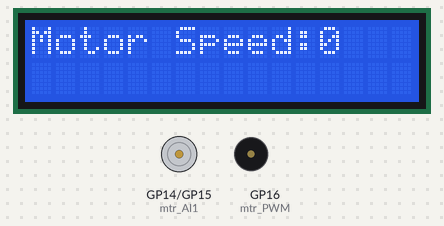
A program run on a simulated Raspberry Pi Pico running MicroPython. Shown: 16×2 character LCD, motor-driver pin pairs drawn as motors (green arrow = first pin HIGH = forward, orange = second pin HIGH = backward, longer = more drive), buzzer (waves = sounding). Library files of the repository ran but are not shown: pico_i2c_lcd.py.

Above: at 0.1 s.
At 5.1 s:
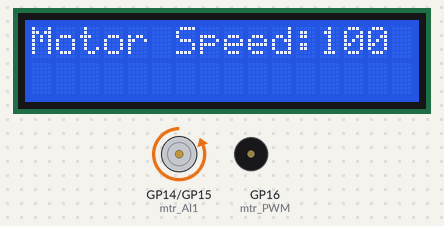
At 17.2 s:
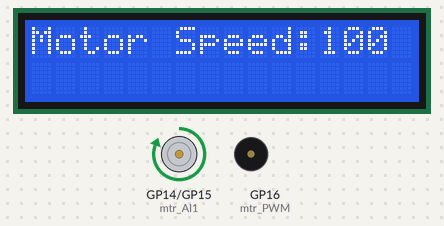
At 37.3 s:
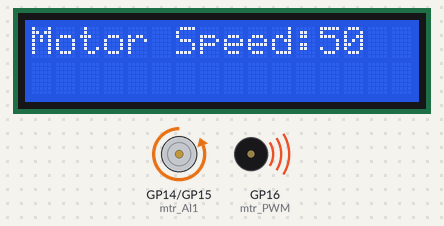
Timing chart, 0 to 38.8 s (numbered marks = the images above):
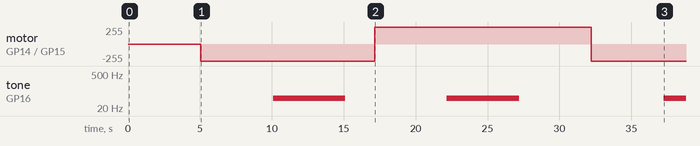

Measured:
- by itself, tone on GP16 (mtr_PWM): goes 50 Hz 5.0 s, silent 7.0 s, 50 Hz 5.0 s, silent 10.0 s, then 50 Hz
- by itself, motor on GP14 (mtr_AI1) / GP15 (mtr_AI2): stopped → backward 255/255 at 5.1 s, → forward 255/255 12.1 s later, → backward 255/255 15.1 s later
- what the display in image 0 shows lasts 5.0 s, from 0.1 s to 5.1 s

The program:

motor.py
```python
# Motor with LCD

import machine
import utime
from pico_i2c_lcd import I2cLcd

pwmPIN=16
cwPin=14
acwPin=15

mtr_AI1 = machine.Pin(14,machine.Pin.OUT)
mtr_AI2 = machine.Pin(15,machine.Pin.OUT)
mtr_PWM  = machine.PWM(machine.Pin(16))

mtr_PWM.freq(50)

i2c = machine.I2C(0, sda = machine.Pin(0), scl = machine.Pin(1), freq=400000)
I2C_ADDR = i2c.scan()[0]
lcd = I2cLcd(i2c, I2C_ADDR, 2, 16)


while True:

    speed = 0
    mtr_PWM.duty_u16(int(speed/100*65536))
    lcd.putstr("Motor Speed:"+str(int(speed)))
    utime.sleep(5)
    lcd.clear()


    # Direction 1
    mtr_AI1.value(0)
    mtr_AI2.value(1)

    speed = 100
    mtr_PWM.duty_u16(int(speed/100*65536))
    lcd.putstr("Motor Speed:"+str(int(speed)))
    utime.sleep(5)
    lcd.clear()

    speed = 50
    mtr_PWM.duty_u16(int(speed/100*65536))
    lcd.putstr("Motor Speed:"+str(int(speed)))
    utime.sleep(5)
    lcd.clear()


    speed = 0
    mtr_PWM.duty_u16(int(speed/100*65536))
    lcd.putstr("Motor Speed:"+str(int(speed)))
    utime.sleep(2)
    lcd.clear()


    # Direction 2
    mtr_AI1.value(1)
    mtr_AI2.value(0)

    speed = 100
    mtr_PWM.duty_u16(int(speed/100*65536))
    lcd.putstr("Motor Speed:"+str(int(speed)))
    utime.sleep(5)
    lcd.clear()

    speed = 50
    mtr_PWM.duty_u16(int(speed/100*65536))
    lcd.putstr("Motor Speed:"+str(int(speed)))
    utime.sleep(5)
    lcd.clear()


    
```
